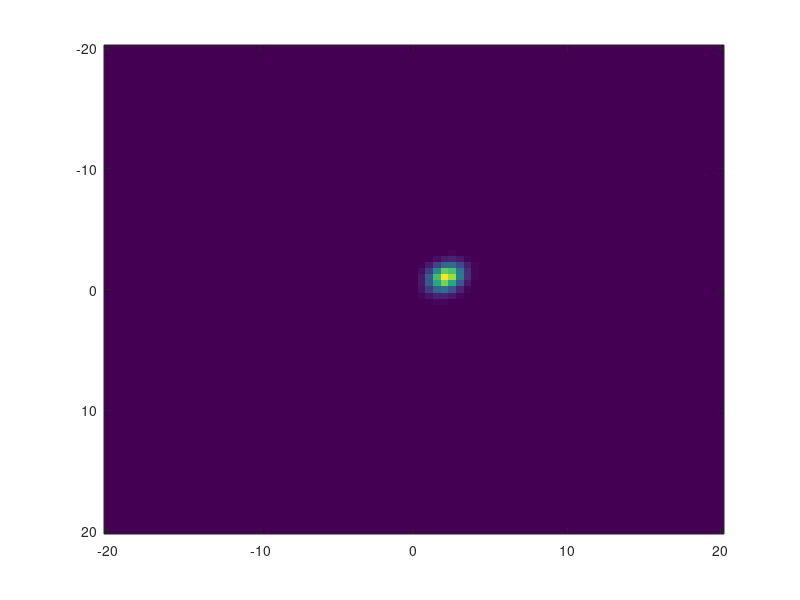

The MATLAB script that drew this image: (Note: this script raises an error after producing the figure.)

%% test fit gaussian


[xx,yy] = meshgrid(-20:.5:20);

dims = size(xx);
mu = [2.1; -1];
C = [.5 -.1;-.1 .5];
Cinv = pinv(C);

X = [xx(:) yy(:)]';

I = exp(-.5 * sum( ((X - mu)'*Cinv).*(X - mu)' ,2) );


figure(1); clf;
imagesc(xx(1,:), yy(:,1)', reshape(I, dims));

[con, ar, ctr, thresh, maxoutrf] = get_rf_contour(xx, yy, reshape(I, dims));

fit = fit2Dgaussian(xx, yy, reshape(I, dims), [ctr ar 0 0]);

hold on
plot.plotellipse(fit.mu, fit.C, 1, 'Color', 'r');
plot(con(:,1), con(:,2), 'y')

% sc = sqrt(-log(.5))*2;

[u, s] = svd(fit.C);
s = sqrt(s);
arfit = prod(diag(s))*pi;


disp([ar, arfit])